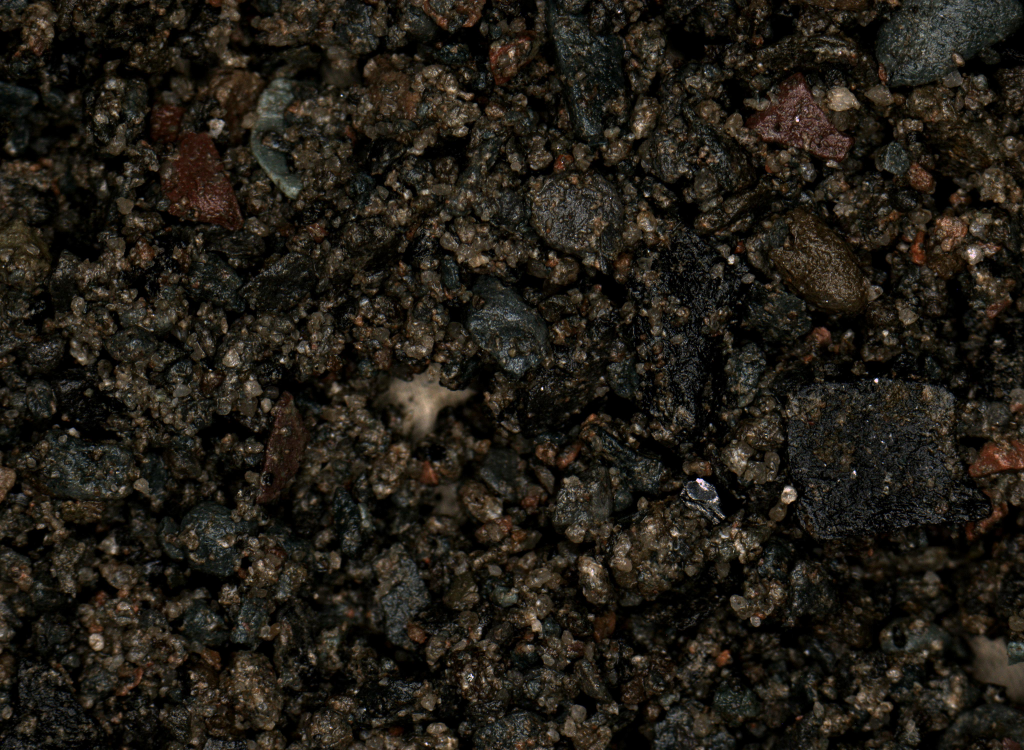
#> input picture data/1-1.jpg, 4096 x 3000 px (shown at 1/4 size); its folder holds only this picture in this run
$ python Image.py
#> lines starting #> are read from the running program, lines starting #| are printed output that depends on the picture
from PIL import Image, ImageChops
import matplotlib.pyplot as plt
import glob


# shift
def shift(im):
#> called with im = 'data/1-1.jpg'
    plt.figure()
    plt.subplot(1, 2, 1)
    img = Image.open(im)
#> img is the input picture: PIL image 4096x3000 RGB; mean R, G, B 33.4, 29.2, 21.9
    plt.imshow(img)
    img2 = ImageChops.offset(img, 200, 100)  # 水平位移：200，垂直位移：100
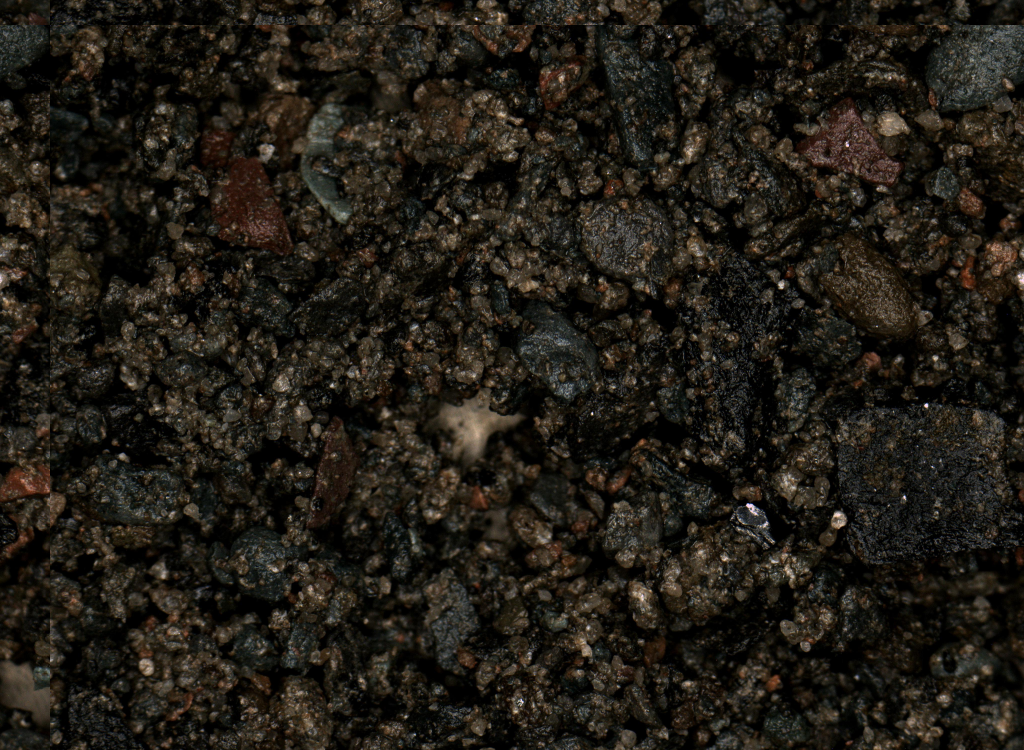
#> img2: PIL image 4096x3000 RGB (shown at 1/4 size); mean R, G, B 33.4, 29.2, 21.9
    plt.subplot(1, 2, 2)
    plt.imshow(img2)
    plt.show()
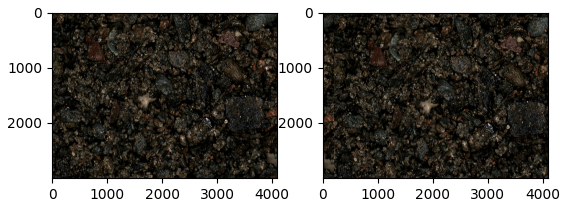
#> figure drawn by matplotlib, 2 panels
    # img = img.resize((224, 224), resample=Image.LANCZOS)
    save(img2, im, 'shift')
    return img2


# 遮挡
def paste(im):
    plt.figure()
    plt.subplot(1, 2, 1)
    img = Image.open(im)
    plt.imshow(img)
    img2 = img.crop((0, 0, 100, 100))  # 裁剪原图中一部分作为覆盖图片
    img.paste(img2, (150, 150, 150 + img2.size[0], 150 + img2.size[1]))  # 第二个参数是覆盖位置
    plt.subplot(1, 2, 2)
    plt.imshow(img)
    plt.show()
    save(img, im, 'paste')
    return img


# 剪切
def shear(im):
    plt.figure()
    plt.subplot(1, 2, 1)
    img = Image.open(im)
    plt.imshow(img)
    # image = cv2.resize(image,(224,224))
    cropped = img.crop((100, 100, 500, 500))  # 坐标从左上开始
    plt.subplot(1, 2, 2)
    plt.imshow(cropped)
    plt.show()
    save(cropped, im, 'shear')
    return cropped


def save(img, im, op):
#> (the run stopped early here; a loop or call above may not have finished)
